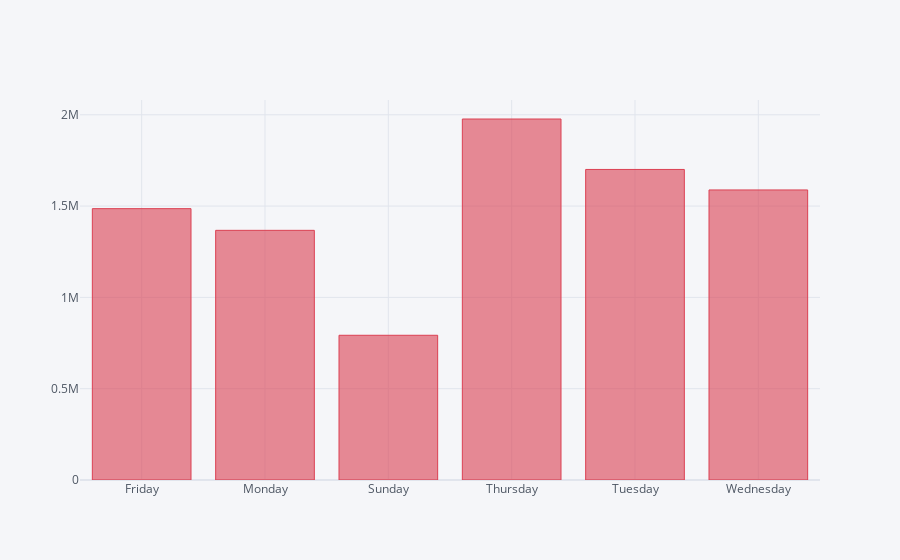

This figure's notebook cell:
### Code cell
df.groupby('Day')['Amount'].sum().iplot(kind='bar',color='red') # day wise sales

### Figure 1 — Plotly figure (JSON) as saved in the notebook; plotly's stock layout.template omitted (floating-point values rounded to 4 significant figures)
{"data": [{"marker": {"color": "rgba(219, 64, 82, 0.6)", "line": {"color": "rgba(219, 64, 82, 1.0)", "width": 1}}, "name": "Amount", "orientation": "v", "text": "", "type": "bar", "x": ["Friday", "Monday", "Sunday", "Thursday", "Tuesday", "Wednesday"], "y": [1486000.0, 1367000.0, 792500.0, 1977000.0, 1701000.0, 1588000.0]}], "layout": {"autosize": true, "legend": {"bgcolor": "#F5F6F9", "font": {"color": "#4D5663"}}, "paper_bgcolor": "#F5F6F9", "plot_bgcolor": "#F5F6F9", "title": {"font": {"color": "#4D5663"}}, "xaxis": {"autorange": true, "gridcolor": "#E1E5ED", "range": [-0.5, 5.5], "showgrid": true, "tickfont": {"color": "#4D5663"}, "title": {"font": {"color": "#4D5663"}, "text": ""}, "type": "category", "zerolinecolor": "#E1E5ED"}, "yaxis": {"autorange": true, "gridcolor": "#E1E5ED", "range": [0, 2081000.0], "showgrid": true, "tickfont": {"color": "#4D5663"}, "title": {"font": {"color": "#4D5663"}, "text": ""}, "type": "linear", "zerolinecolor": "#E1E5ED"}}}
